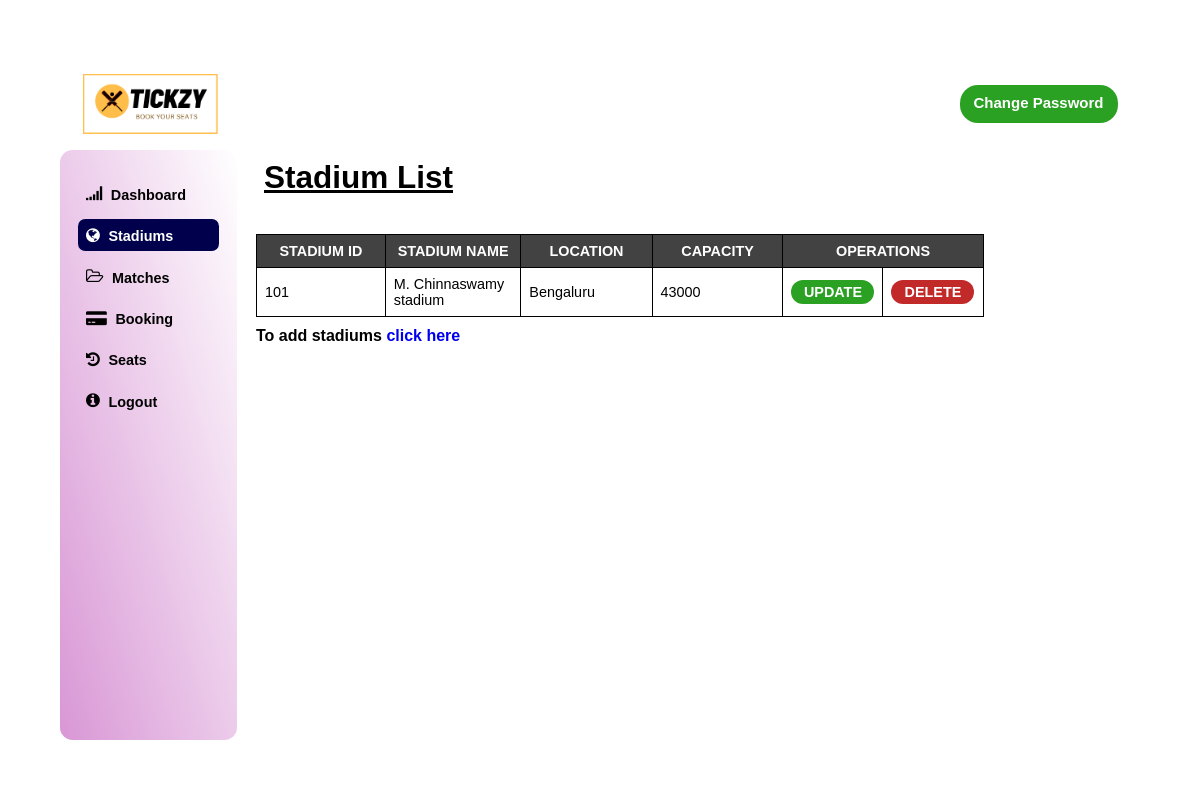
Page /admin/stadium.php on the committed database.
### tables this page shows
CREATE TABLE `stadiums` (
  `stadium_id` varchar(10) NOT NULL,
  `s_name` varchar(250) NOT NULL,
  `s_location` varchar(250) NOT NULL,
  `capacity` int(11) NOT NULL
);

### admin/stadium.php (the view, shortened to what this page needs)
<!DOCTYPE html>
<html lang="en">
<head>
    <link rel="stylesheet" type="text/css"
    href="https://stackpath.bootstrapcdn.com/font-awesome/4.7.0/css/font-awesome.min.css">
    <link rel="stylesheet" href="dashboard.css">
</head>
<body>
    <div class="container">
        <div class="navbar">
            <div class="logo d">
                <img src="../images/Tickzy cropped.png" width="36px" alt="Tickzy">
            </div>
            <div class="navitem d">
                <div class="account">
                    <a class='btn3' href='changepswd.php'>Change Password</a>
                </div>
            </div>
        </div>
        <div class="sidebar bg">
            <ul>
                <div class="toggle">
                <li >
                    <i class="fa fa-signal"></i>
                    <a href="dashboard.html">Dashboard</a>
                </li>
                <li Class="dashboard">
                    <i class="fa fa-globe"></i>
                    <a href="#">Stadiums</a>
                </li>
                <li>
                    <i class="fa fa-folder-open-o"></i>
                    <a href="matches.php">Matches</a>
                </li>
                <li>
                    <i class="fa fa-credit-card-alt"></i>
                    <a href="booking.php">Booking</a>
                </li>
                <li>
                    <i class="fa fa-history"></i>
                    <a href="seats.php">Seats</a>
                </li>
                <li>
                    <i class="fa fa-info-circle"></i>
                    <a href="logout.php">Logout</a>
                </li>
            </div>
            </ul>
        </div>
        <div class="header">
            <div class="tittle">
                <h1>Stadium List</h1>
            </div>
        </div>
        <div>
            <table class="">
                <thead>
                <tr>
                    <th>STADIUM ID</th>
                    <th>STADIUM NAME</th>
                    <th>LOCATION</th>
                    <th>CAPACITY</th>
                    <th colspan="2">OPERATIONS</th>
                </tr>
                </thead>
            <?php
                include ("../Database file/dbconnect.php");
                $sql = "SELECT * FROM `stadiums`";
                $result = mysqli_query($conn, $sql);
                $num = mysqli_num_rows($result);
                if($num> 0){
                    while($row = mysqli_fetch_assoc($result)){
                        echo "
                        <tr>
                            <td>".$row['stadium_id']."</td>
                            <td>".$row['s_name']."</td>
                            <td>".$row['s_location']."</td>
                            <td>".$row['capacity']."</td>
                            <td>
                            <a class='button1' href='updatestadium.php?si=$row[stadium_id]&sn=$row[s_name]&sl=$row[s_location]&sc=$row[capacity]'>UPDATE</a>
                            </td>
                            <td>
                            <a class='button2' href='deletestadium.php?si=$row[stadium_id]' onclick='return checkdelete()'>DELETE</a>
                            </td>
                        </tr>
                        ";
                    }
                }
            ?>
            </table>
            <h2 class="click">To add stadiums <a class="" href="addstadium.php">click here</a></h2>
        </div>
            </div>
            </body>
</html>

### admin/dashboard.css (style rules this page uses)
* { padding: 0; margin: 0; font-family: sans-serif; font-size: 1.6rem; list-style: none; text-decoration: none; user-select: none; }
html { font-size: 9px; }
.fa { color: #33cc33; }
body { display: flex; justify-content: center; align-items: center; min-height: 100vh; background: url("3468697.jpg"); background-size: cover; background-position: center; }
.container { display: grid; grid-template-columns: .6fr 2.5fr .5fr; grid-template-rows: .2fr .2fr 1.3fr; grid-template-areas: "navbar navbar navbar" "sidebar header header " "sidebar data data" "sidebar data data" "sidebar data data"; grid-gap: 1rem; padding: 2rem; width: 90%; min-height: 85vh; background: linear-gradient(to top right, rgba(255, 255, 255, 0.76), rgba(255, 255, 255, 0.658)); border-radius: 1.4rem; }
.container .bg { background: linear-gradient(to top right, rgba(196, 95, 191, 0.651), rgba(255, 255, 255, 0.719)); border-radius: 1.4rem; }
.navbar { grid-area: navbar; }
.sidebar { grid-area: sidebar; }
.header { grid-area: header; }
.container .navbar { display: flex; justify-content: space-between; align-items: center; padding: .8rem 2.5rem; margin-top: .8rem; }
.container .navbar .logo { display: flex; align-items: center; }
.container .navbar .logo img { width: 15rem; animation: rotate 8s linear infinite; border-radius: 0%; }
.navbar .navitem .account { position: relative; display: flex; align-items: center; }
.sidebar { padding: 2rem; }
.sidebar .fa { color: #000; font-size: 1.8rem; padding: .5rem; }
.sidebar ul li { padding: .4rem; margin: 1rem 0; border-radius: .8rem; }
.sidebar ul li a { color: #000; text-transform: capitalize; font-weight: 700; }
.sidebar ul .dashboard { background: #00004d; color: #fff; }
.sidebar ul .dashboard a { color: #fff; }
.sidebar ul .dashboard .fa { color: #fff; }
.header { position:relative; }
.header .tittle { position: absolute; top: 1rem; left: 2rem; }
.header .tittle h1 { font-size: 3.5rem; font-weight: bold; text-decoration: underline; }
th, td { border: 1px solid black; padding: 8px; }
thead th { width: 20%; }
table { border-collapse: collapse; background-color: rgba(255, 255, 255, 0.918); margin-left: 10px; }
thead { background-color: rgba(51, 51, 51, 0.924); color: white; font-size: 0.875rem; letter-spacing: 2%; }
.button1 { display: block; width: 65px; height: 6px; background: #2ba123; padding: 9px; text-align: center; border-radius: 12px; color: white; font-weight: bold; line-height: 7px; }
.button2 { display: block; width: 65px; height: 6px; background: #c22a2a; padding: 9px; text-align: center; border-radius: 12px; color: white; font-weight: bold; line-height: 7px; }
.btn3 { display: block; width: 140px; height: 20px; background: #2ba123; padding: 9px; text-align: center; border-radius: 18px; color: white; font-weight: bold; font-size: 15px; }
.click { margin-top: 10px; font-size: medium; margin-left: 10px; }
.click>a { margin-top: 10px; font-size: medium; }

### rows in the picture
stadiums: stadium "101", s_name "M. Chinnaswamy stadium", s_location "Bengaluru", capacity "43000"
